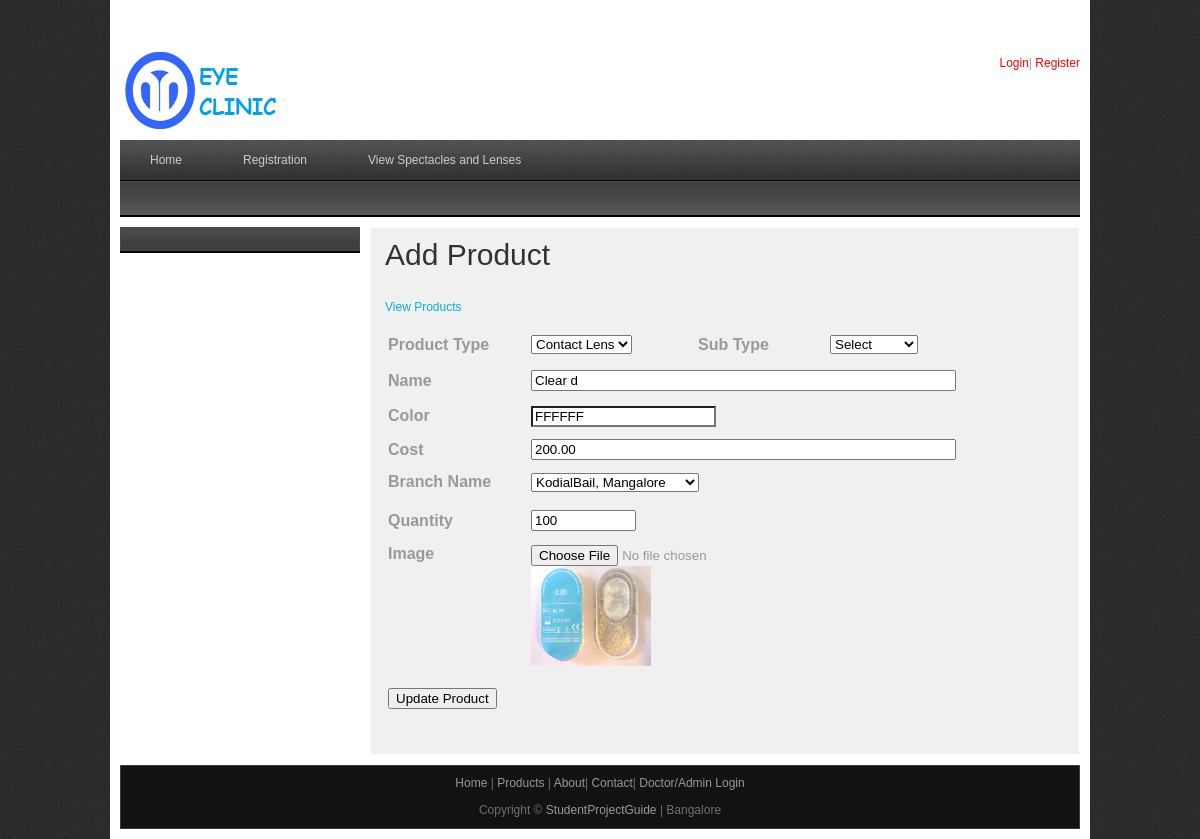
The page /addproduct.php?prodid=2 on the database as committed earlier.
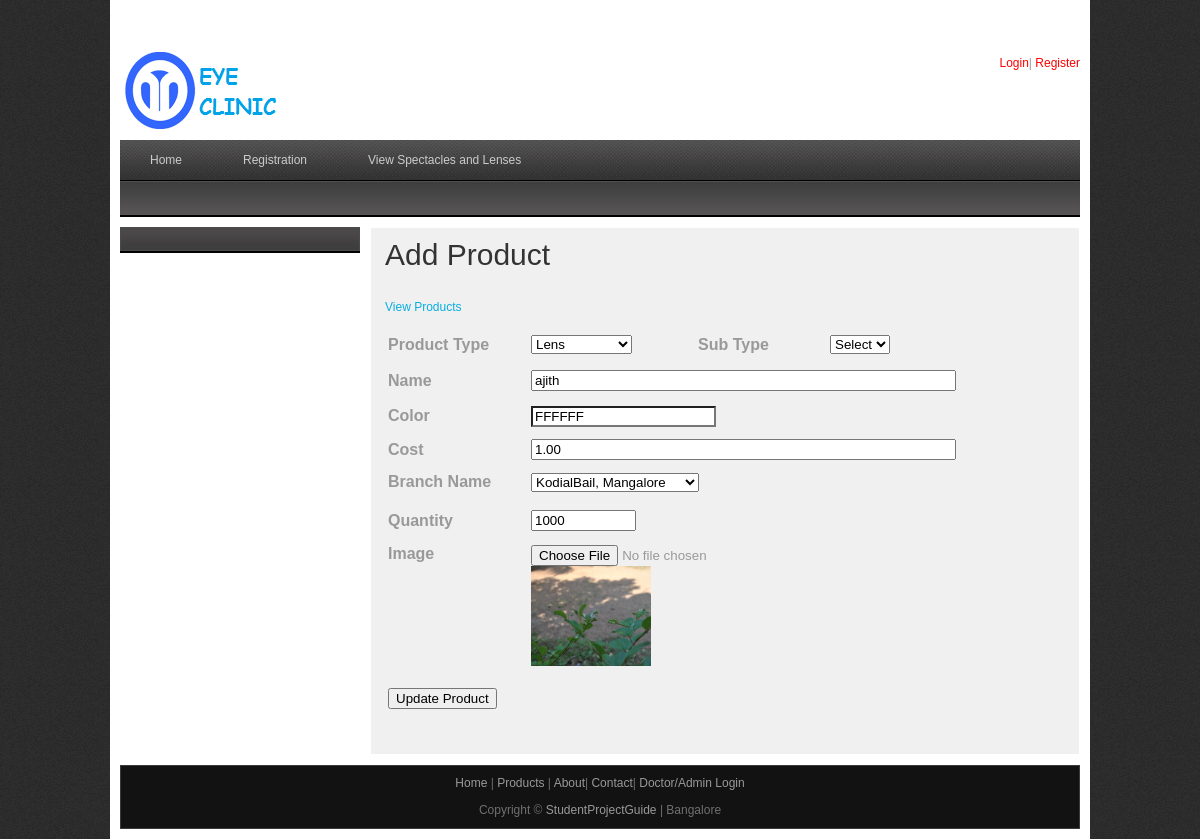
The same page on the database as committed later.
### tables this page shows
CREATE TABLE IF NOT EXISTS `products` (
  `prod_id` int(10) NOT NULL AUTO_INCREMENT,
  `branch_id` int(10) NOT NULL,
  `name` varchar(50) NOT NULL,
  `product_type` varchar(50) NOT NULL,
  `sub_type` varchar(25) NOT NULL,
  `image` varchar(100) NOT NULL,
  `color` varchar(20) NOT NULL,
  `cost` double(10,2) NOT NULL,
  `quantity` int(10) NOT NULL,
  PRIMARY KEY (`prod_id`)
);

### addproduct.php (the view, shortened to what this page needs)
<?php
include("includes/header.php");
include("includes/conn.php");
$resbranch = mysqli_query($con,"select * from branch");
?>
    <div id="templatemo_main">
   		<div id="sidebar" class="float_l">
        	<div class="sidebar_box"><span class="bottom"></span>
            </div>
   		</div>
        <div id="content" class="float_r">
        <h1>Add Product</h1>
        <p><a href="viewproducts.php">View Products</a></p>
        <form action="" method="post" enctype="multipart/form-data" name="adprod" id="adprod" onsubmit="return validation()">
          <table width="644" border="0">
            <tr>
              <td width="139" height="34"><strong>Product Type</strong></td>
                <td width="163">
  <?php
  			$resultquery = mysqli_query($con,"SELECT * FROM  products where prod_id='$_GET[prodid]'");
			$rowrec = mysqli_fetch_array($resultquery);
				$arrcont = array("Lens","Frames","Contact Lens");
				?>
                <select name="ptype" id="ptype" onchange="showUser(this.value)">
                  <?php
				 foreach($arrcont as $value)
				 {
					 if($rowrec["product_type"] == $value)
					 {
					 echo "<option value='$value' selected>$value</option>";
					 }
					 else
					 {
					 echo "<option value='$value'>$value</option>";
					 }
				 }
				 ?>
                </select></td>
                <td width="128"><strong>Sub Type</strong></td>
                <td width="196"><div id="txtHint"><select name="ptype2" id="ptype2">
                 <option value="">Select</option>
                </select></div></td>
            </tr>
            <tr>
              <td height="34"><strong>
                <label for="name" class="left">Name</label>
              </strong></td>
              <td colspan="3">
              <input name="name" class="right" type="text" id="name" size="50" value="<?php   echo $rowrec[name]; ?>" />
              </td>
            </tr>
            <tr>
              <td height="33"><strong>
                <label class="left" for="doclname2">Color</label>
              </strong></td>
              <td colspan="3"><script type="text/javascript" src="jscolor.js"></script>
				   <input name="colorpick" class="color" value="
                     <?php
			  	if(isset($_GET[prodid]))
			  	{
					echo $rowrec[color];
				}
				else
				{
					echo "66ff00";
				}
				?>">
			</td>
            </tr>
            <tr>
              <td height="30"><strong>
                <label for="loginid2" class="left">Cost</label>
              </strong></td>
              <td colspan="3"><input name="cost" type="text" class="right" id="cost" size="50" value="<?php   echo $rowrec[cost]; ?>" /></td>
            </tr>
            <tr>
              <td height="31"><strong>
                <label for="password2" class="left">Branch Name</label>
              </strong></td>
              <td colspan="3">
                <select name="bname" id="bname">
            <?php
			while($rows = mysqli_fetch_array($resbranch))
			{
				if($rows[branch_id]==$rowrec[branch_id])
				{
				echo "<option value='$rows[branch_id]' selected>$rows[branch_name]</option>";
				}
				else
				{
				echo "<option value='$rows[branch_id]'>$rows[branch_name]</option>";
				}
			}
			?>
                        </select></td>
            </tr>
            <tr>
              <td height="42"><strong>
                <label class="left" for="cpassword2">Quantity</label>
              </strong></td>
              <td colspan="3"><input name="qty" class="right" type="text" id="qty" size="10" value="<?php   echo $rowrec[quantity]; ?>"/></td>
            </tr>
            <tr>
              <td height="32" valign="top"><strong>Image</strong></td>
              <td colspan="3"><label for="file"></label>
              <input type="file" name="file" id="file" />
              	<?php
              if($rowrec['image']=="")
				{
				$img = "upload/noimage.jpg";
				}
				else
				{
				$img = "upload/".$rowrec[image];
				}
				?><br />
                <?php
			  if(isset($_GET[prodid]))
			  {
			  ?>
                <img src="<?php   echo $img; ?>" alt="Image 02" height="100" width="120"/>
                <?php
			  }
			?>
              </td>
            </tr>
            <tr>
              <td height="36" colspan="4" align="center"><p>
              <?php
			  if(isset($_GET[prodid]))
			  {
			  ?>
              <br />
                <input type="submit" name="update" id="update" value="Update Product" class="submit_btn float_l"  />
                <?php
				}
				else
				{
				?>
<input type="submit" name="add" id="add" value="Add Product" class="submit_btn float_l" />
                <?php
				}
				?>
              </p></td>
            </tr>
          </table>
          <p>&nbsp;</p>
        </form>
      </div>
    </div>
<?php
include("includes/footer.php");
?>

Rows that differ between the two databases and show on the page:
changed products "FFFFFF": ptype "Contact Lens" → "Lens"; name "Clear d" → "ajith"; cost "200.00" → "1.00"; qty "100" → "1000"; image: a different picture
